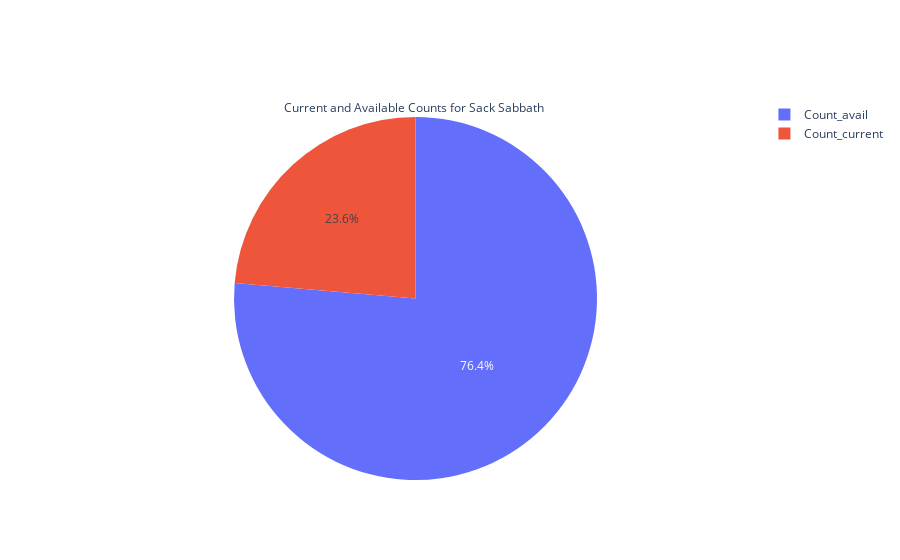

The code cell stored with this chart in its notebook:
### Code cell
import plotly.graph_objects as go

fig3 = go.Figure(data = [go.Pie(labels = ['Count_current', 'Count_avail'], values = np.append(df_sales[df_sales['Event Name'] == 'Sack Sabbath']['Count_current'].values, df_sales[df_sales['Event Name'] == 'Sack Sabbath']['Count_avail'].values), title = 'Current and Available Counts for Sack Sabbath')])
fig3.show()

### Figure 1 — Plotly figure (JSON) as saved in the notebook; plotly's stock layout.template omitted (floating-point values rounded to 4 significant figures)
{"data": [{"labels": ["Count_current", "Count_avail"], "title": {"text": "Current and Available Counts for Sack Sabbath\n"}, "type": "pie", "values": [26, 84]}], "layout": {}}
